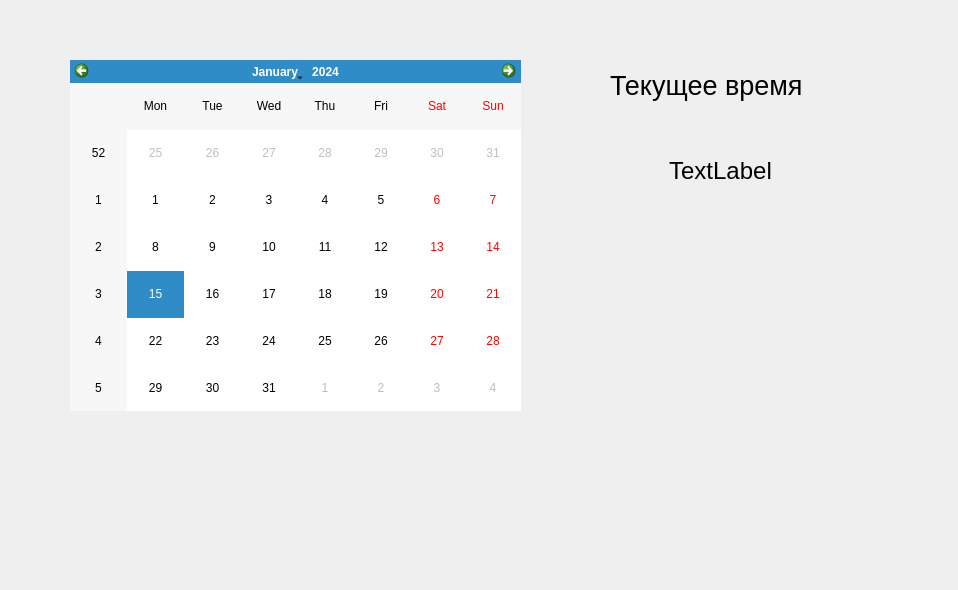
<?xml version="1.0" encoding="UTF-8"?>
<ui version="4.0">
 <class>CalendarWidget</class>
 <widget class="QWidget" name="CalendarWidget">
  <property name="geometry">
   <rect>
    <x>0</x>
    <y>0</y>
    <width>958</width>
    <height>590</height>
   </rect>
  </property>
  <property name="windowTitle">
   <string>CalendarWidget</string>
  </property>
  <widget class="QCalendarWidget" name="calendarWidget">
   <property name="geometry">
    <rect>
     <x>70</x>
     <y>60</y>
     <width>451</width>
     <height>351</height>
    </rect>
   </property>
  </widget>
  <widget class="QLabel" name="label">
   <property name="geometry">
    <rect>
     <x>610</x>
     <y>50</y>
     <width>251</width>
     <height>71</height>
    </rect>
   </property>
   <property name="font">
    <font>
     <pointsize>20</pointsize>
    </font>
   </property>
   <property name="text">
    <string>Текущее время</string>
   </property>
  </widget>
  <widget class="QLabel" name="labelTime">
   <property name="geometry">
    <rect>
     <x>570</x>
     <y>140</y>
     <width>301</width>
     <height>61</height>
    </rect>
   </property>
   <property name="font">
    <font>
     <pointsize>18</pointsize>
    </font>
   </property>
   <property name="text">
    <string>TextLabel</string>
   </property>
   <property name="alignment">
    <set>Qt::AlignCenter</set>
   </property>
  </widget>
 </widget>
 <resources/>
 <connections/>
</ui>
